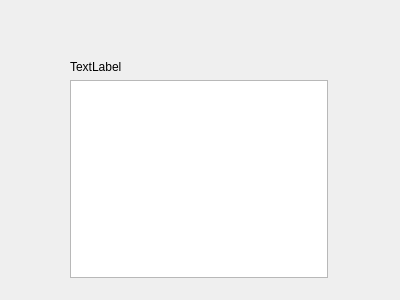
<?xml version="1.0" encoding="UTF-8"?>
<ui version="4.0">
 <class>Form</class>
 <widget class="QWidget" name="Form">
  <property name="geometry">
   <rect>
    <x>0</x>
    <y>0</y>
    <width>400</width>
    <height>300</height>
   </rect>
  </property>
  <property name="windowTitle">
   <string>Form</string>
  </property>
  <widget class="QWidget" name="">
   <property name="geometry">
    <rect>
     <x>70</x>
     <y>60</y>
     <width>258</width>
     <height>218</height>
    </rect>
   </property>
   <layout class="QVBoxLayout" name="verticalLayout">
    <item>
     <widget class="QLabel" name="label">
      <property name="text">
       <string>TextLabel</string>
      </property>
     </widget>
    </item>
    <item>
     <widget class="QTextBrowser" name="textBrowser"/>
    </item>
   </layout>
  </widget>
 </widget>
 <resources/>
 <connections/>
</ui>
